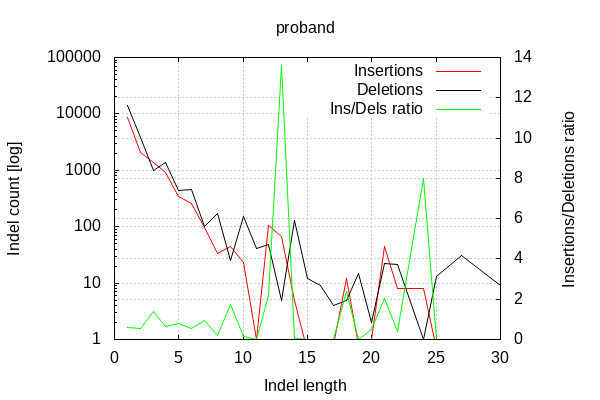

Source code (gnuplot):

        set terminal png size 600,400 truecolor
        set output "./bamstat_plots/proband-indel-dist.png"
        set grid xtics ytics y2tics back lc rgb "#cccccc"
        set style line 1 linetype 1  linecolor rgb "red"
        set style line 2 linetype 2  linecolor rgb "black"
        set style line 3 linetype 3  linecolor rgb "green"
        set style increment user
        set ylabel "Indel count [log]"
        set xlabel "Indel length"
        set y2label "Insertions/Deletions ratio"
        set log y
        set y2tics nomirror
        set ytics nomirror
        set title "proband"
        plot '-' w l ti 'Insertions', '-' w l ti 'Deletions', '-' axes x1y2 w l ti "Ins/Dels ratio"
    1	8559
2	2028
3	1361
4	901
5	348
6	257
7	97
8	33
9	44
10	23
11	1
12	105
13	68
14	5
15	0
16	0
17	0
18	12
19	0
20	1
21	45
22	8
24	8
25	0
27	0
30	0
end
1	14021
2	3785
3	991
4	1402
5	438
6	460
7	102
8	169
9	25
10	152
11	41
12	48
13	5
14	129
15	12
16	9
17	4
18	5
19	15
20	2
21	22
22	21
24	1
25	13
27	31
30	9
end
1	0.610441
2	0.535799
3	1.373360
4	0.642653
5	0.794521
6	0.558696
7	0.950980
8	0.195266
9	1.760000
10	0.151316
11	0.024390
12	2.187500
13	13.600000
14	0.038760
15	0.000000
16	0.000000
17	0.000000
18	2.400000
19	0.000000
20	0.500000
21	2.045455
22	0.380952
24	8.000000
25	0.000000
27	0.000000
30	0.000000
end
